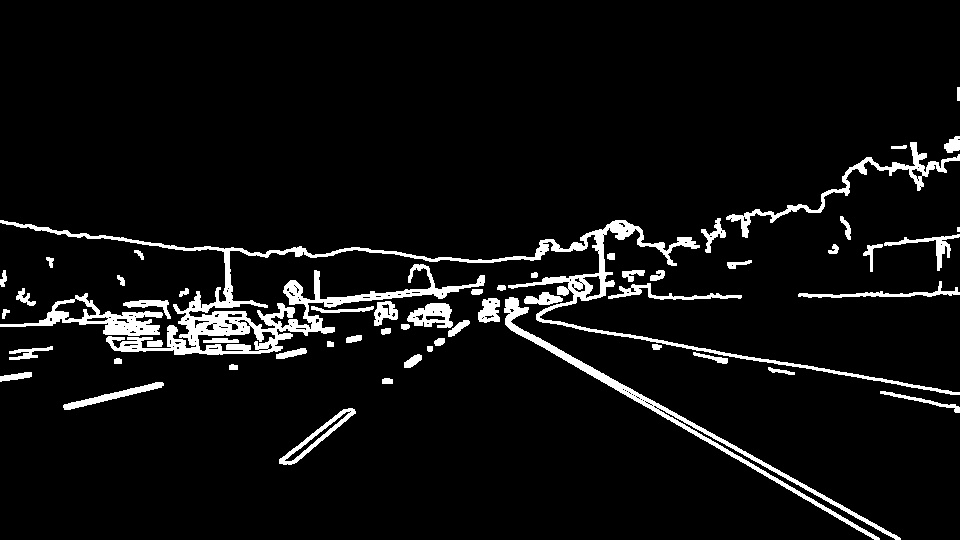
#> input picture test_images/solidWhiteCurve_dilated.jpg, 960 x 540 px, given in place of solidWhiteRight.jpg, which was not available
$ jupyter execute --allow-errors P1.ipynb   (shell and % lines are left out)   (text cells are left out)
#> lines starting #> are read from the running program, lines starting #| are printed output that depends on the picture; after the words box and inside, x2 and y2 are one past the last pixel; in counts of white or black regions, pixels touching at a corner belong together; pictures that were not available may be replaced by others from this repository, and a replacement may not be noted
[cell 1]
#importing some useful packages
import matplotlib.pyplot as plt
import matplotlib.image as mpimg
import numpy as np
import cv2
from sklearn.linear_model import LinearRegression

[cell 2]
#reading in an image
image = mpimg.imread('test_images/solidWhiteRight.jpg')
#> image is the input picture: shape (540, 960); min 0, max 255, mean 15.3

#printing out some stats and plotting
print('This image is:', type(image), 'with dimensions:', image.shape)
#| This image is: <class 'numpy.ndarray'> with dimensions: (540, 960)
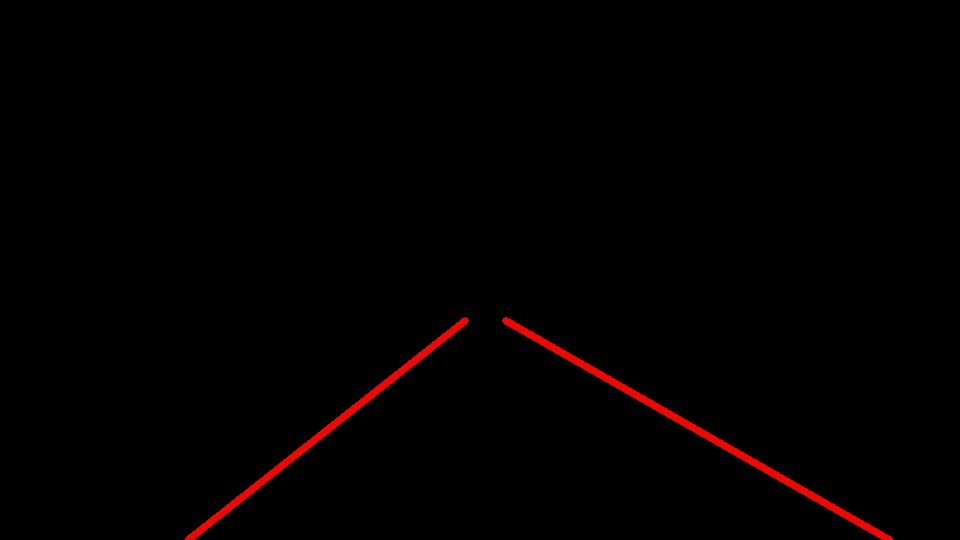
#> input picture test_images/solidWhiteCurve_lines.jpg, 960 x 540 px, given in place of solidWhiteCurve.jpg, which was not available
#> further down, image is the input picture: shape (540, 960, 3); mean R, G, B 2.7, 0.1, 0.1
#| This image is solidWhiteCurve.jpg with dimesions: (540, 960, 3)
plt.imshow(image)  # if you wanted to show a single color channel image called 'gray', for example, call as plt.imshow(gray, cmap='gray')

[cell 3]
class Lines:
    def __init__(self):
        imshape = (540,960)
        bottom_left_vert = (40, imshape[0])
        top_left_vert = (400, 330)
        top_right_vert = (560, 330)
        bottom_right_vert = (950, imshape[0])
        self.vertices = np.array([[bottom_left_vert, top_left_vert, top_right_vert, bottom_right_vert]], dtype=np.int32)
        self.rho = 2  # distance resolution in accumulator. The max distance is 2 * diagonal of an image
        self.theta = np.pi/180.0  # accuracy of angle of line
        self.threshold = 5  # Minimum number of votes the line should get to be considered as line
        self.min_line_len = 100
        self.max_line_gap = 50
        self.prev_slope_right = 0.6
        self.prev_slope_left = -0.6
        self.left_line_bottom_x = 112
        self.left_line_top_x = 460
        self.right_line_bottom_x = 509
        self.right_line_top_x = 820
        self.first_frame = True


    def grayscale(self,img):
        return cv2.cvtColor(img,cv2.COLOR_BGR2GRAY)

    def gaussian_blur(self,img, kernel_size=3):
        """Applies a Gaussian Noise kernel"""
#> called with kernel_size = 3
        return cv2.GaussianBlur(img, (kernel_size, kernel_size), 0)

    def auto_canny(self, gray, sigma=0.33):
        blurred = self.gaussian_blur(gray)
        # compute the median of the single channel pixel intensities
        v = np.median(blurred)
#> v = 0
        # apply automatic Canny edge detection using the computed median
        lower = int(max(0,(1.0 - sigma)* v))
#> lower = 0
        upper = int(min(255, (1.0 + sigma) * v))
#> upper = 0
        edged = cv2.Canny(gray, lower, upper)
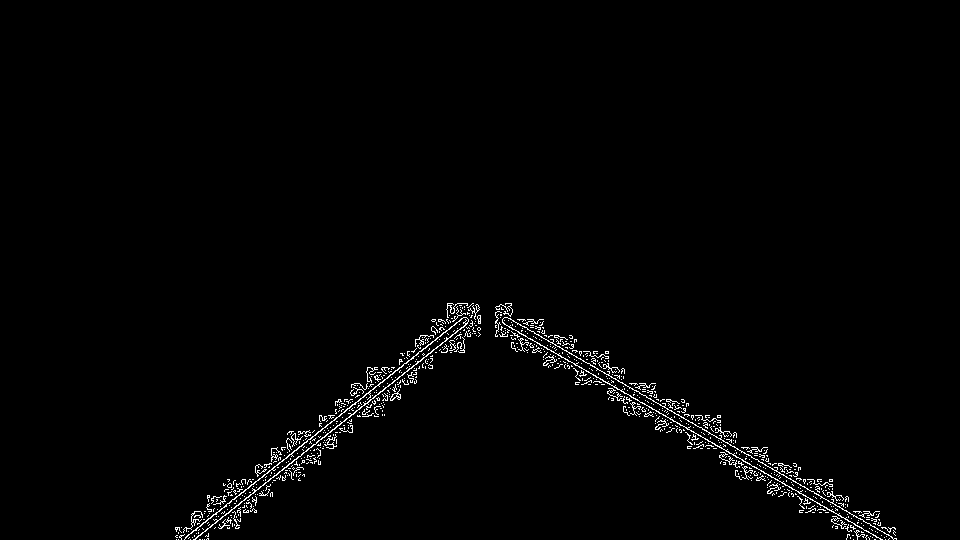
#> edged: shape (540, 960); 1.4% white in thin lines or dots, all inside (x1, y1, x2, y2) = (175, 303, 897, 540)
        # return the edged image
        return edged

    def apply_dilation(self, edged):
        kernel = np.ones((3,3), np.uint8)
        return cv2.dilate(edged, kernel, iterations=1)
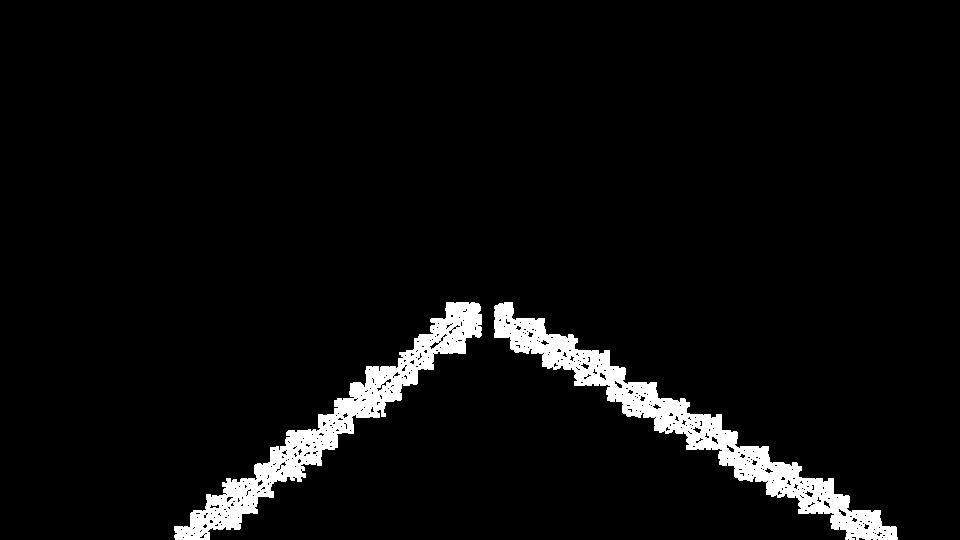
#> returned value: shape (540, 960); 4.7% white; 2 white regions, box (x1, y1, x2, y2) and area: (494, 302, 898, 540) 13154, (174, 302, 482, 540) 11237


    def region_of_interest(self, img):
        """
        Applies an image mask.

        Only keeps the region of the image defined by the polygon
        formed from `vertices`. The rest of the image is set to black.
        `vertices` should be a numpy array of integer points.
        """
        #defining a blank mask to start with
        mask = np.zeros_like(img)

        #defining a 3 channel or 1 channel color to fill the mask with depending on the input image
        if len(img.shape) > 2:
            channel_count = img.shape[2]  # i.e. 3 or 4 depending on your image
            ignore_mask_color = (255,) * channel_count
        else:
            ignore_mask_color = 255

        #filling pixels inside the polygon defined by "vertices" with the fill color
        cv2.fillPoly(mask, self.vertices, ignore_mask_color)
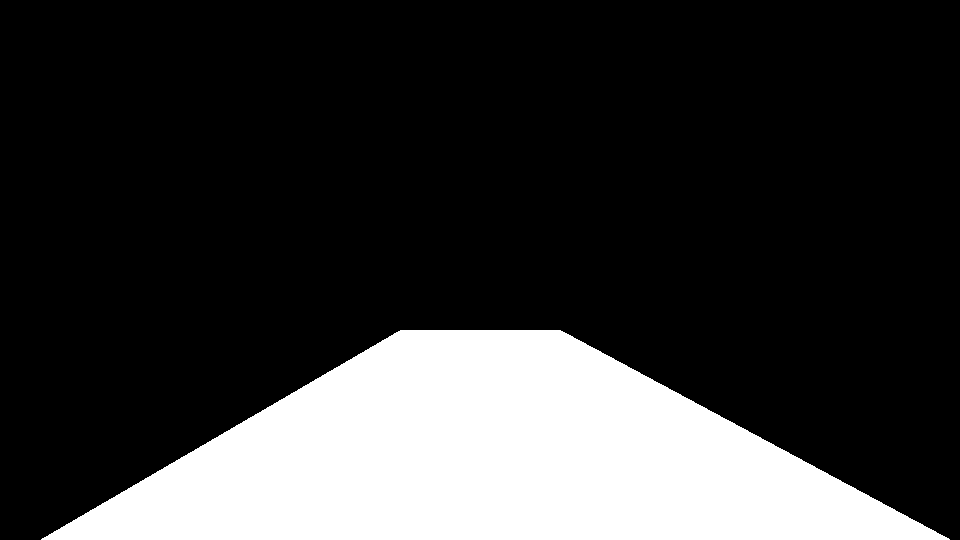
#> mask: shape (540, 960); 21.7% white; 1 white region, box (x1, y1, x2, y2) and area: (41, 330, 950, 540) 112515

        #returning the image only where mask pixels are nonzero
        masked_image = cv2.bitwise_and(img, mask)
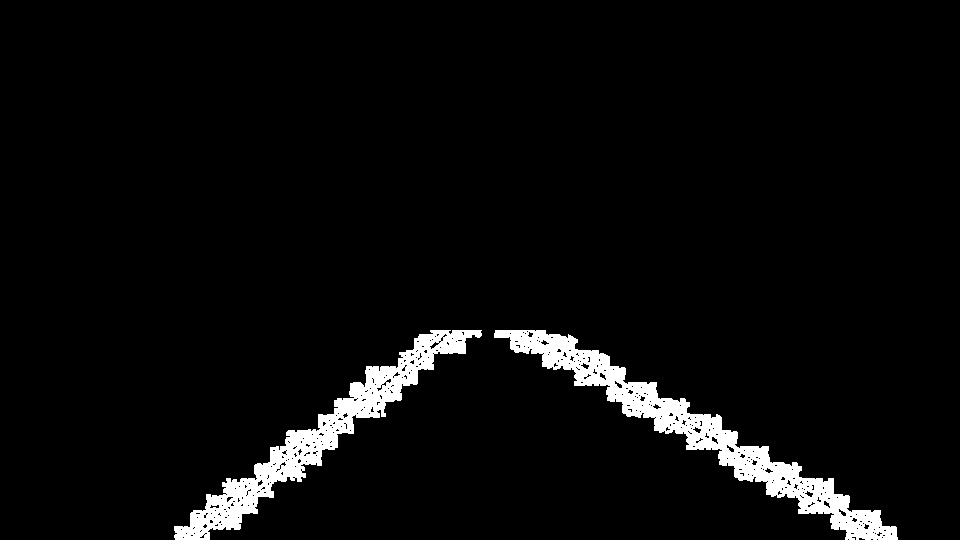
#> masked_image: shape (540, 960); 4.3% white; 2 white regions, box (x1, y1, x2, y2) and area: (494, 330, 898, 540) 12261, (174, 330, 482, 540) 10130
        return masked_image

    def remove_outliers(self, points):
        elements = np.array(points)
        mean = np.mean(elements, axis=0)
        sd = np.std(elements, axis=0)

        cleaned_points = [x for x in points if (x > mean - 1.5 * sd)]
        cleaned_points = [x for x in cleaned_points if (x < mean + 1.5 * sd)]

        return cleaned_points

    def equalize_list(self,list1, list2):
        if not len(list1) == len(list2):
            diff = abs(len(list1) - len(list2))
            if len(list1) > len(list2):
                del list1[-diff:]
            elif len(list2) > len(list1):
                del list2[-diff:]
        return list1, list2

    def draw_lines(self, img, lines, color=[0, 0, 255], thickness=6):
        """
        NOTE: this is the function you might want to use as a starting point once you want to
        average/extrapolate the line segments you detect to map out the full
        extent of the lane (going from the result shown in raw-lines-example.mp4
        to that shown in P1_example.mp4).

        Think about things like separating line segments by their
        slope ((y2-y1)/(x2-x1)) to decide which segments are part of the left
        line vs. the right line.  Then, you can average the position of each of
        the lines and extrapolate to the top and bottom of the lane.

        This function draws `lines` with `color` and `thickness`.
        Lines are drawn on the image inplace (mutates the image).
        If you want to make the lines semi-transparent, think about combining
        this function with the weighted_img() function below
        """
        # declare  variables for a first order filter

        alpha = 0.45
        weightage = 0.25

        left_line_bottom_y, left_line_top_y = 540, 320
        right_line_top_y, right_line_bottom_y = 320, 540


        y1s_left, x1s_left = [], []
        y1s_right, x1s_right = [], []

        # Creating Placeholders for Standard Deviation
        left_point1_x, left_point1_y = [], []
        left_point2_x, left_point2_y = [], []
        right_point1_x, right_point1_y = [], []
        right_point2_x, right_point2_y = [], []

        for line in lines:
            for x1, y1, x2, y2 in line:
                slope = ((y2 - y1) / (x2 - x1))
                # negative slope: left line
                if (self.prev_slope_left * 0.75) > slope > (self.prev_slope_left * 1.5):
                    x1s_left += [x1]
                    y1s_left += [y1]
                    x1s_left += [x2]
                    y1s_left += [y2]
                    # add left line points
                    left_point1_x += [x1]
                    left_point1_y += [y1]
                    left_point2_x += [x2]
                    left_point2_y += [y2]
                # positive slope: right line
                elif (self.prev_slope_right * 1.5) > slope > (self.prev_slope_right * 0.78):
                    x1s_right += [x1]
                    y1s_right += [y1]
                    x1s_right += [x2]
                    y1s_right += [y2]
                    # add right line points
                    right_point1_x += [x1]
                    right_point1_y += [y1]
                    right_point2_x += [x2]
                    right_point2_y += [y2]

        left_point1_x = self.remove_outliers(left_point1_x)
        left_point1_y = self.remove_outliers(left_point1_y)
        left_point2_x = self.remove_outliers(left_point2_x)
        left_point2_y = self.remove_outliers(left_point2_y)
        right_point1_x = self.remove_outliers(right_point1_x)
        right_point1_y = self.remove_outliers(right_point1_y)
        right_point2_x = self.remove_outliers(right_point2_x)
        right_point2_y = self.remove_outliers(right_point2_y)

        if len(left_point1_x) != len(left_point1_y):
            left_point1_x, left_point1_y = self.equalize_list(left_point1_x , left_point1_y)
        if len(left_point2_x) != len(left_point2_y):
            left_point2_x, left_point2_y = self.equalize_list(left_point2_x, left_point2_y)
        if len(right_point1_x) != len(right_point1_y):
            right_point1_x, right_point1_y = self.equalize_list(right_point1_x, right_point1_y)
        if len(right_point2_x) != len(right_point2_y):
            right_point2_x, right_point2_y = self.equalize_list(right_point2_x, right_point2_y)

        # combine points
        x1s_left = left_point1_x + left_point2_x
        y1s_left = left_point1_y + left_point2_y
        x1s_right = right_point1_x + right_point2_x
        y1s_right = right_point1_y + right_point2_y

        if x1s_left:
            x1s_left = np.reshape(np.array(x1s_left), (-1, 1))
            y1s_left = np.reshape(np.array(y1s_left), (-1, 1))

            # Fitting the linear Regression on the left line points
            left_linreg = LinearRegression().fit(x1s_left, y1s_left)
            slope_left_line = left_linreg.coef_
            intercept_left_line = left_linreg.intercept_

            if -0.95 < slope_left_line < -0.45: # Check if slope is in valid range
                # Finding points X1 and X2 using y = mx + b => x = (y-b)/m
                left_line_bottom_x = int((left_line_bottom_y - intercept_left_line) / slope_left_line)
                left_line_top_x = int((left_line_top_y - intercept_left_line) / slope_left_line)

                if self.first_frame:
                    self.left_line_bottom_x = left_line_bottom_x
                    self.left_line_top_x = left_line_top_x
                    self.prev_slope_left = slope_left_line
                else:
                    # update x coordinates of left line
                    self.left_line_bottom_x = int((weightage * left_line_bottom_x) + (1 - weightage) * self.left_line_bottom_x)
                    self.left_line_top_x = int((weightage * left_line_top_x) + (1 - weightage) * self.left_line_top_x)

                    # apply first order filter to slope
                    self.prev_slope_left = alpha * slope_left_line + (1 - alpha) * self.prev_slope_left

        if y1s_right:
            x1s_right = np.reshape(np.array(x1s_right), (-1, 1))
            y1s_right = np.reshape(np.array(y1s_right), (-1, 1))
            # Fitting the linear Regression on the right line points
            right_linreg = LinearRegression().fit(x1s_right, y1s_right)
            slope_right_line = right_linreg.coef_
            intercept_right_line = right_linreg.intercept_

            if 0.475 <= slope_right_line <= 0.82: # Check if slope is in valid range
                # Finding points X1 and X2 using y = mx + b => x = (y-b)/m
                right_line_top_x = int((325 - intercept_right_line) / slope_right_line)
                right_line_bottom_x = int((right_line_bottom_y - intercept_right_line) / slope_right_line)

                if self.first_frame:
                    self.right_line_top_x = right_line_top_x
                    self.right_line_bottom_x = right_line_bottom_x
                    self.prev_slope_right = slope_right_line
                    self.first_frame = False
                else:
                    # update x coordinates of right line
                    self.right_line_top_x = int((weightage * right_line_top_x) + (1 - weightage) * self.right_line_top_x)
                    self.right_line_bottom_x = int((weightage * right_line_bottom_x) + (1 - weightage) * self.right_line_bottom_x)


                    # slope first order filters
                    self.prev_slope_right = alpha * slope_right_line + (1 - alpha) * self.prev_slope_right

        if self.left_line_top_x:  # check if not null
            cv2.line(img, (self.left_line_bottom_x, left_line_bottom_y), (self.left_line_top_x, left_line_top_y), color,
                     thickness)

        if self.right_line_top_x:  # check if not null
            cv2.line(img, (self.right_line_bottom_x, right_line_bottom_y), (self.right_line_top_x, right_line_top_y),
                     color,
                     thickness)

    def hough_lines(self, img):
        """
        `img` should be the output of a Canny transform.

        Returns an image with hough lines drawn.
        """
        lines = cv2.HoughLinesP(img, self.rho, self.theta, self.threshold, np.array([]), minLineLength=self.min_line_len, maxLineGap=self.max_line_gap)
#> lines = 105 rows, first 6: [187, 539, 437, 330], [495, 330, 880, 510], [185, 539, 421, 334], [234, 527, 438, 330], [574, 384, 893, 539], [466, 330, 880, 514]
        # for line in lines:
        #     print(line)
        line_img = np.zeros((img.shape[0], img.shape[1], 3), dtype=np.uint8)
        self.draw_lines(line_img, lines)
#> (the rest of the program and of its run is left out)
